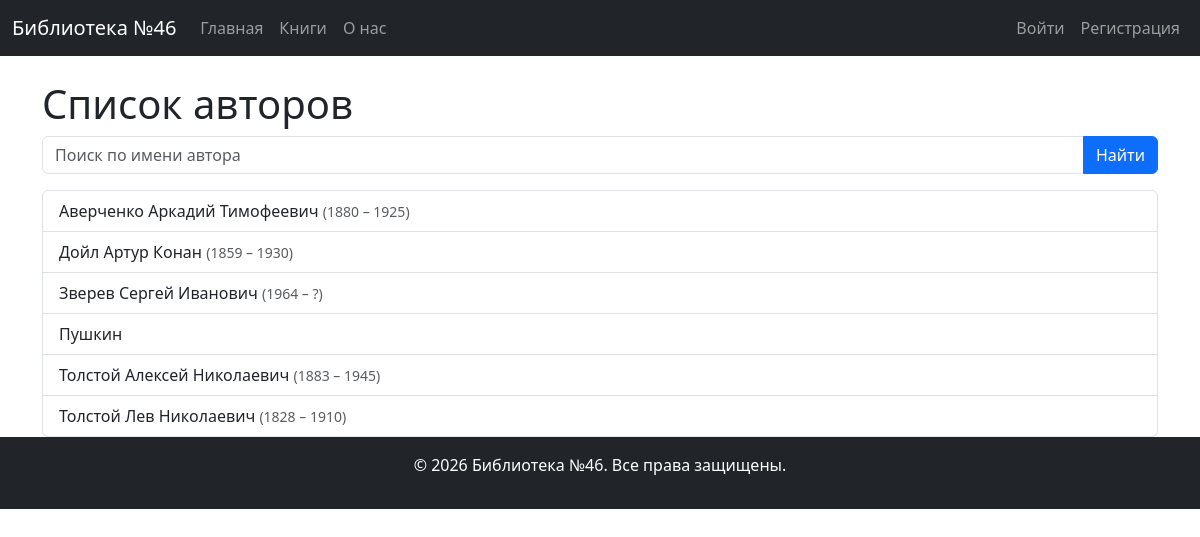
Screenshot of /authors/ with the database file from the repository.
### lib_app/models.py (models this page shows, shortened)
class Author(models.Model):
    name = models.CharField(max_length=200)
    date_of_birth = models.DateField(null=True, blank=True)
    date_of_death = models.DateField(null=True, blank=True)
    class Meta:
        ordering = ["name"]

### lib_app/views.py (the view)
# urls.py: path("authors/", AuthorListView.as_view(), name="author_list"),
class AuthorListView(ListView):
    model = Author
    template_name = "lib_app/author_list.html"
    context_object_name = "authors"
    paginate_by = 20
    def get_queryset(self):
        queryset = Author.objects.all()
        query = self.request.GET.get("q", "").strip()
        if query:
            queryset = queryset.filter(name__icontains=query)
        return queryset
    def get_context_data(self, **kwargs):
        context = super().get_context_data(**kwargs)
        context["title"] = "Список авторов"
        context["search_query"] = self.request.GET.get("q", "").strip()
        return context

### lib_app/templates/lib_app/author_list.html (shortened to what this page needs)
{% extends "base.html" %}
{% block content %}
    <h1>{{ title }}</h1>
    <form method="get" class="mb-3">
        <div class="input-group">
            <input type="search"
                   name="q"
                   value="{{ search_query|default:'' }}"
                   placeholder="Поиск по имени автора"
                   class="form-control">
            <button type="submit" class="btn btn-primary">Найти</button>
        </div>
    </form>
    {% if authors %}
        <ul class="list-group">
            {% for author in authors %}
                <li class="list-group-item d-flex justify-content-between align-items-center">
                    <div>
                        {{ author.name }}
                        {% if author.date_of_birth or author.date_of_death %}
                            <small class="text-muted">
                                ({{ author.date_of_birth|date:"Y"|default:"?" }} – {{ author.date_of_death|date:"Y"|default:"?" }})
                            </small>
                        {% endif %}
                    </div>
                </li>
            {% endfor %}
        </ul>
    {% else %}
        <p>Авторы не найдены.</p>
    {% endif %}
{% endblock %}

### rows the page displays
Author: name "Аверченко Аркадий Тимофеевич", date_of_birth "1880", date_of_death "1925"
Author: name "Дойл Артур Конан", date_of_birth "1859", date_of_death "1930"
Author: name "Зверев Сергей Иванович", date_of_birth "1964", date_of_death "?"
Author: name "Пушкин"
Author: name "Толстой Алексей Николаевич", date_of_birth "1883", date_of_death "1945"
Author: name "Толстой Лев Николаевич", date_of_birth "1828", date_of_death "1910"

### other values shown
{{ title }} "Список авторов"
